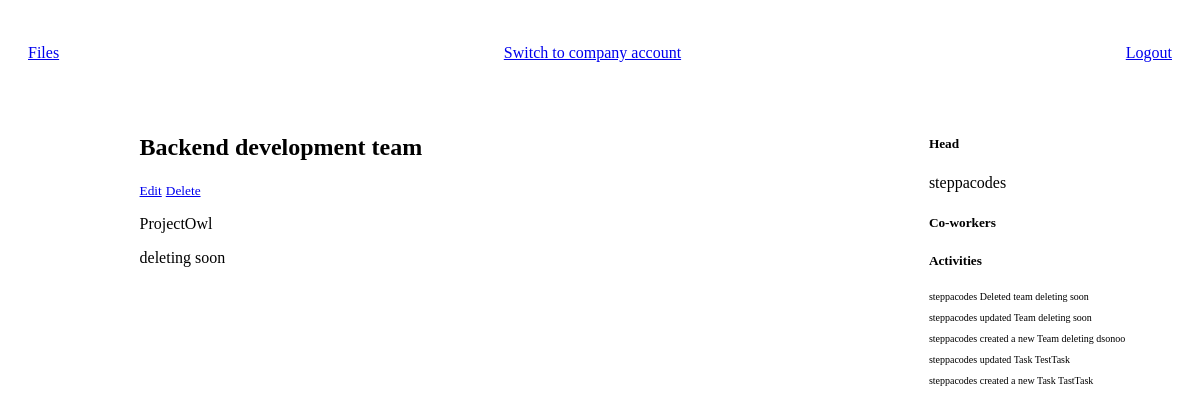
The app's page /team-dashboard/2, older data.
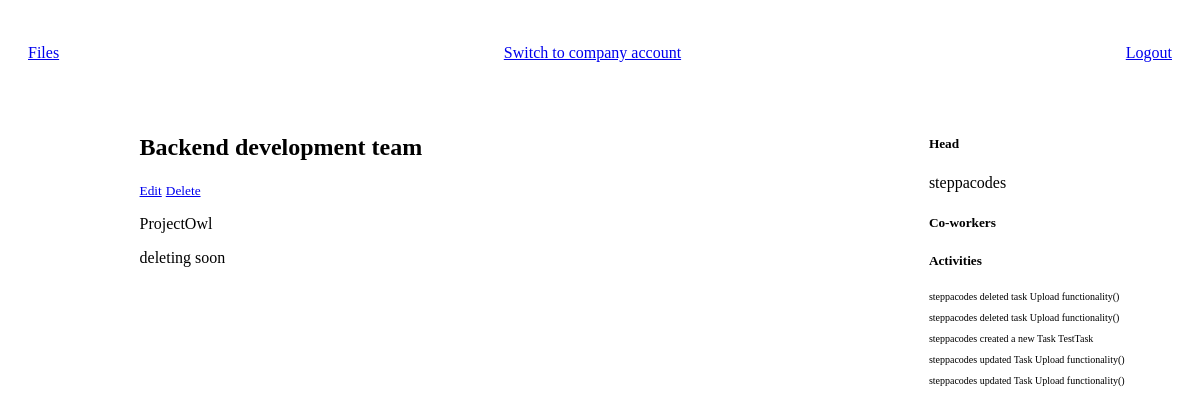
The same page, newer data.
### project_manager/models.py (models this page shows, shortened)
class Info(models.Model):
    STATUS = (
        ("In Progress", "In Progress"),
        ("In Queue", 'In Queue'),
        ("Paused", "Paused"),
        ("Completed", "Completed")
    )
    name = models.CharField(max_length=200)
    description = models.TextField(default='')
    created_by = models.ForeignKey(CostumUser, on_delete=models.CASCADE, default='', null=True,blank=True)
    complete = models.BooleanField(default=False)
    updated = models.DateTimeField(auto_now=True)
    status = models.CharField(choices=STATUS, default='In Queue',max_length=200)
    created = models.DateTimeField(auto_now_add=True)
    class Meta:
        abstract = True

class Project(Info):
    PRIORITY =(
        ('Normal', 'Normal'),
        ('ASAP','ASAP')
    )
    company = models.ForeignKey(Company, on_delete=models.CASCADE, default = None, null=True, blank=True)
    progress = models.IntegerField(default=0, null=True, blank=True)
    priority_level = models.CharField(max_length=100, choices=PRIORITY, default='Normal')
    teams = models.ManyToManyField(Team, null=True, blank=True)
    deadline = models.DateTimeField(null = True, blank =True)
    is_personal = models.BooleanField(default=False, blank=True, null=True)
    due_in = models.IntegerField(null = True, blank=True, default=None)
    updated_by = models.ForeignKey(CostumUser, related_name="up_dated", on_delete=models.CASCADE, null=True, blank=True)

class Data(models.Model):
    name = models.CharField(max_length=200, default =None, null=True,blank=True)
    user = models.ForeignKey(CostumUser, on_delete=models.CASCADE,null=True,blank=True)
    project = models.ForeignKey(Project, on_delete=models.SET_NULL, null=True, blank=True)
    milestone = models.ForeignKey(MileStone, on_delete=models.SET_NULL, null=True, blank=True)
    team = models.ForeignKey(Team, on_delete=models.SET_NULL, null=True,blank=True,default=None)
    task = models.ForeignKey(Task, on_delete=models.SET_NULL, null=True, blank=True)
    company = models.ForeignKey(Company,null=True,blank=True, on_delete=models.CASCADE)
    class Meta:
        abstract = True

class Activity(Data):
    message = models.CharField(max_length=2000, default= "New Activity")
    created_at = models.DateTimeField(auto_now_add=True)
    class Meta:
        ordering = ['-created_at']
        verbose_name = "Activity"
        verbose_name_plural = "Activities"

### users/models.py (models this page shows)
class CostumUser(AbstractUser):
    in_company = models.BooleanField(default=False)

### manager/views.py (the view)
# urls.py: path('team-dashboard/<str:id>',teamdashboard ,name='team-dashboard'),
def teamdashboard(request,id):
    team = Team.objects.get(id=id)
    members = team.worker_set.all()
    projects = Project.objects.filter(company=team.company)
    activities = team.company.activity_set.all()[:5]
    team_projects = []
    for project in projects:
        if team in project.teams.all():
            team_projects.append(project)
    context = {
               "team":team,
               "members":members ,
               "projects":team_projects,
               "activities":activities
              }
    return render(request, "manager/team-dashboard.html", context)

### manager/models.py (called while the page is built)
    def __str__(self):
        return f"{self.user.username}"

### manager/templates/manager/team-dashboard.html (shortened to what this page needs)
{% extends 'base.html' %}
{% block content %}
<div class='team-container'>
    <div>
    </div>
    <div>
        <div>
            <h2>{{team.name}}</h2>
            <small><a href="{% url 'update-team' team.id %}">Edit</a></small>
            <small><a href="{% url 'delete-team' team.id %}">Delete</a></small>
        </div>
        <div>
            {% for project in projects  %}
                <p>{{project.name}}</p>
            {% endfor %}
        </div>
    </div>
    <div>
        <div>
            <h5>Head</h5>
            {{team.head}}
        </div>
        <div>
            <h5>Co-workers</h5>
        </div>
        <div>
            <h5>Activities</h5>
            {% include 'manager/activities.html' %}
        </div>
    </div>
</div>
{% endblock %}

### manager/templates/manager/activities.html (shortened to what this page needs)
{% for activity in activities  %}
<p class='activity-stat'><span class='activity-user'>{{activity.user.username}}</span>
    {{activity.message}} <span class='activity-reciever'> {{activity.name}}
{% endfor %}

Row changes from the older to the newer data that the page shows:
no longer on this page (row unchanged): Activity: user.username "steppacodes", message "Deleted team", name "deleting soon"
no longer on this page (row unchanged): Activity: user.username "steppacodes", message "updated Team", name "deleting soon"
no longer on this page (row unchanged): Activity: user.username "steppacodes", message "created a new Team", name "deleting dsonoo"
no longer on this page (row unchanged): Activity: user.username "steppacodes", message "updated Task", name "TestTask"
no longer on this page (row unchanged): Activity: user.username "steppacodes", message "created a new Task", name "TastTask"
added Activity: user.username "steppacodes", message "deleted task", name "Upload functionality()"
added Activity: user.username "steppacodes", message "deleted task", name "Upload functionality()"
added Activity: user.username "steppacodes", message "created a new Task", name "TestTask"
added Activity: user.username "steppacodes", message "updated Task", name "Upload functionality()"
added Activity: user.username "steppacodes", message "updated Task", name "Upload functionality()"
